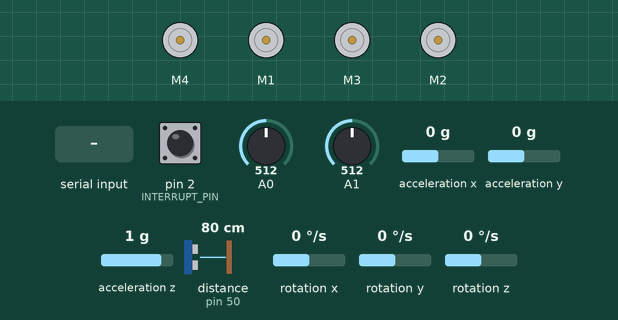
Bench run of a sketch on a simulated Arduino Mega 2560, built with avr-gcc and run on an emulated ATmega2560. Parts: 4 × DC motor (green arrow = forward, orange = backward, longer = faster). The inputs (shaded band) are chosen by the test bench; at power-on: distance to the obstacle (sensor on pin 50) 80 cm, rotation z 0 °/s, pin 2 (INTERRUPT_PIN) LOW, A0 = 512, A1 = 512, acceleration x 0 g, acceleration y 0 g, acceleration z 1 g, rotation x 0 °/s, rotation y 0 °/s. The echo pulse lasts 58.3 µs per cm; the sensor or clock chip raises its interrupt line as the real part does.

Above: at 16.7 s.
16.8 s: "1\n" received over the second serial link
At 17.5 s:
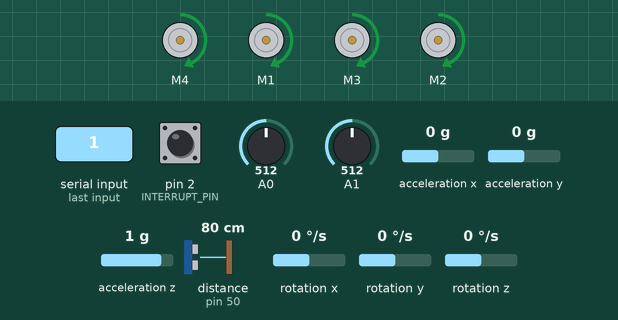
18.3 s: distance to the obstacle (sensor on pin 50) set to 23 cm
19.8 s: distance to the obstacle (sensor on pin 50) set to 19 cm
At 20.4 s:
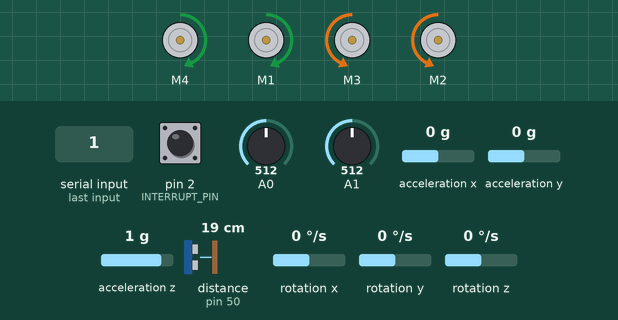
21.3 s: rotation z set to -29 °/s
24.3 s: rotation z set to -33 °/s
25.9 s: rotation z set to 0 °/s
At 26.7 s:
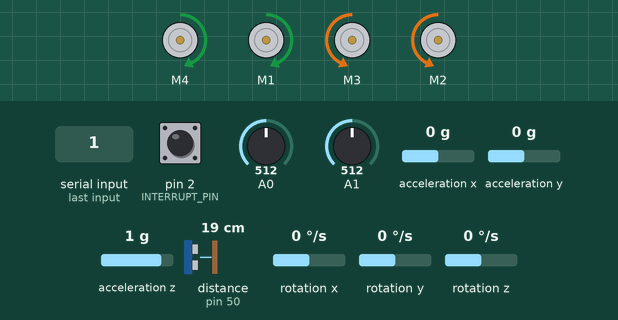
Timing chart, 0 to 28.4 s (numbered marks = the images above; inputs shaded):
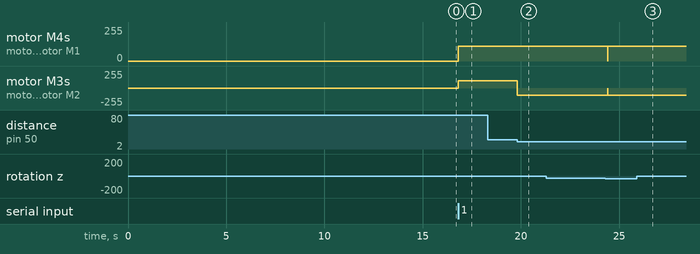

The sketch:

smart_car.ino
```cpp
#include <AFMotor.h>
#include <SoftwareSerial.h>
#include "I2Cdev.h"
#include "MPU6050_6Axis_MotionApps20.h"
#if I2CDEV_IMPLEMENTATION == I2CDEV_ARDUINO_WIRE
    #include "Wire.h"
#endif

AF_DCMotor motorlu(4);
AF_DCMotor motorld(1);
AF_DCMotor motorrd(2);
AF_DCMotor motorru(3);
SoftwareSerial mySerial(53, 52);
MPU6050 mpu;
#define OUTPUT_READABLE_YAWPITCHROLL
#define INTERRUPT_PIN 2
bool cur = false;
char blue;
// MPU control/status vars
bool dmpReady = false;  // set true if DMP init w as successful
uint8_t mpuIntStatus;   // holds actual interrupt status byte from MPU
uint8_t devStatus;      // return status after each device operation (0 = success, !0 = error)
uint16_t packetSize;    // expected DMP packet size (default is 42 bytes)
uint16_t fifoCount;     // count of all bytes currently in FIFO
uint8_t fifoBuffer[64]; // FIFO storage buffer

// orientation/motion vars
Quaternion q;           // [w, x, y, z]         quaternion container
VectorFloat gravity;    // [x, y, z]            gravity vector
float ypr[3];           // [yaw, pitch, roll]   yaw/pitch/roll container and gravity vector

// packet structure for InvenSense teapot demo
uint8_t teapotPacket[14] = { '$', 0x02, 0,0, 0,0, 0,0, 0,0, 0x00, 0x00, '\r', '\n' };

int trig = 51, echo = 50;
double duration, distance;
// Values for joistic
  int forward_int = 1;
  int back_int = -1;
  int stop_int = 0;
  int right_int = 2;
  int left_int = -2;
  int current_side = 0;
  int rht, lft;

// Values for accelerometer
// angles
  float yaw_0;
  float dyaw_0 = 0.0;


// ================================================================
// ===               INTERRUPT DETECTION ROUTINE                ===
// ================================================================

volatile bool mpuInterrupt = false;     // indicates whether MPU interrupt pin has gone high
volatile int mpuOverflows = 0;
void dmpDataReady() {
  if(mpuInterrupt)
    ++mpuOverflows;
  mpuInterrupt = true;
}

float get_angle();

// ================================================================
// ===                      INITIAL SETUP                       ===
// ================================================================

void setup() {
  mySerial.begin(9600);
    #if I2CDEV_IMPLEMENTATION == I2CDEV_ARDUINO_WIRE
        Wire.begin();
        Wire.setClock(400000);
    #elif I2CDEV_IMPLEMENTATION == I2CDEV_BUILTIN_FASTWIRE
        Fastwire::setup(400, true);
    #endif

    mpu.initialize();
    pinMode(INTERRUPT_PIN, INPUT);

    // turn on motor
    motorlu.setSpeed(110);
    motorld.setSpeed(110);
    motorru.setSpeed(110);
    motorrd.setSpeed(110);
    motorlu.run(RELEASE);
    motorld.run(RELEASE);
    motorru.run(RELEASE);
    motorrd.run(RELEASE);

    devStatus = mpu.dmpInitialize();

    // supply your own gyro offsets here, scaled for min sensitivity
    mpu.setXGyroOffset(220);
    mpu.setYGyroOffset(76);
    mpu.setZGyroOffset(-85);
    mpu.setZAccelOffset(1788);

    if (devStatus == 0) {
        mpu.setDMPEnabled(true);
        attachInterrupt(digitalPinToInterrupt(INTERRUPT_PIN), dmpDataReady, RISING);
        mpuIntStatus = mpu.getIntStatus();
        dmpReady = true;
        packetSize = mpu.dmpGetFIFOPacketSize();
    }

    // wait for 30 seconds
    delay(15000);
    mySerial.write("Ready\n");

    yaw_0 = get_angle();


    pinMode (trig, OUTPUT);
    pinMode (echo, INPUT);
}


float get_angle() {

    while (!mpuInterrupt && fifoCount < packetSize) {
    }

    mpuInterrupt = false;
    mpuIntStatus = mpu.getIntStatus();

    fifoCount = mpu.getFIFOCount();

    if ((mpuIntStatus & 0x10) || fifoCount == 1024) {
        mpu.resetFIFO();

    } else if (mpuIntStatus & 0x02) {
        while (fifoCount < packetSize) fifoCount = mpu.getFIFOCount();

        mpu.getFIFOBytes(fifoBuffer, packetSize);

        fifoCount -= packetSize;

        #ifdef OUTPUT_READABLE_YAWPITCHROLL
            mpu.dmpGetQuaternion(&q, fifoBuffer);
            mpu.dmpGetGravity(&gravity, &q);
            mpu.dmpGetYawPitchRoll(ypr, &q, &gravity);
        #endif
    }

    return ypr[0] * 180/M_PI;
}


void turn_right_90(float an_pre, float rotan){
  float an, dan = 0.0;
  right();
  while (1 == 1){
    an = get_angle();
    dan = an - an_pre;
    if ((dan >= rotan) || (dan <= (-1 * rotan))){
      break;
    }
    //an_pre = an;
  }
  stap();
}


void turn_left_90(float an_pre, float rotan){
  float an, dan = 0.0;
  left();
  while (1 == 1){
    an = get_angle();
    dan = an - an_pre;
    if ((dan > rotan) || (dan < (-1 * rotan))){
      break;
    }
    //an_pre = an;
  }
  stap();
}


void forward(){
  motorlu.setSpeed(110);
  motorld.setSpeed(110);
  motorru.setSpeed(110);
  motorrd.setSpeed(110);
  motorlu.run(FORWARD);
  motorld.run(FORWARD);
  motorrd.run(FORWARD);
  motorru.run(FORWARD);
}

void right() {
  motorlu.setSpeed(110);
  motorld.setSpeed(110);
  motorru.setSpeed(110);
  motorrd.setSpeed(110);
  motorlu.run(FORWARD);
  motorld.run(FORWARD);
  motorrd.run(BACKWARD);
  motorru.run(BACKWARD);
}

void left() {
  motorlu.setSpeed(100);
  motorld.setSpeed(100);
  motorru.setSpeed(100);
  motorrd.setSpeed(100);
  motorlu.run(BACKWARD);
  motorld.run(BACKWARD);
  motorrd.run(FORWARD);
  motorru.run(FORWARD);
}

 void stap() {
  motorlu.setSpeed(110);
  motorld.setSpeed(110);
  motorru.setSpeed(110);
  motorrd.setSpeed(110);
  motorlu.run(RELEASE);
  motorld.run(RELEASE);
  motorru.run(RELEASE);
  motorrd.run(RELEASE);
}

void moving() {
  yaw_0 = get_angle();
  digitalWrite(trig, HIGH);
  delayMicroseconds (10);
  digitalWrite(trig, LOW);
  delayMicroseconds (1);
  duration = pulseIn(echo, HIGH);
  distance = duration * 0.034/2;
  //mySerial.write("Distance: ");
  //mySerial.write(distance);
  //Serial.write('\n');
  if (distance > 20){
    forward();
    } else {
      stap();
      rht = analogRead(A0);
      lft = analogRead(A1);
      //mySerial.write("Right sensor: ");
      //mySerial.write(rht);
      //mySerial.write("\nLeft sensor: ");
      //mySerial.write(lft);
      //mySerial.write('\n');
    if (lft > rht) {
      turn_left_90(yaw_0, 90.0);
    } else {
      turn_right_90(yaw_0, 90.0);
    }
  }
}

// ================================================================
// ===                    MAIN PROGRAM LOOP                     ===
// ================================================================

void loop(){
  if (mySerial.available()) {
    blue = mySerial.read();
    if (blue == '1')
    {
      cur = true;
    }
    else if (blue == '0') {
      cur = false;
    }
  }
  if (cur) {
    moving();
  } else {
    stap();
  }
}
```

Measured:
- the behaviour switches between 21 and 20 cm on distance to the obstacle (sensor on pin 50) (found by bisection; images 1 and 2)
- after the input at 16.8 s, motor M4, motor M1, motor M3, motor M2: stopped → forward 110/255 at once
- after the input at 18.3 s, every drawn part: stays the same
- after the input at 19.8 s, motor M3, motor M2: forward 110/255 → backward 110/255 at once
- after the input at 21.3 s, every drawn part: stays the same
- after the input at 25.9 s, motor M4, motor M1: stays forward 110/255 (without the input it goes to stopped after 1.3 s); motor M3, motor M2: stays backward 110/255 (without the input it goes to stopped after 1.3 s)
